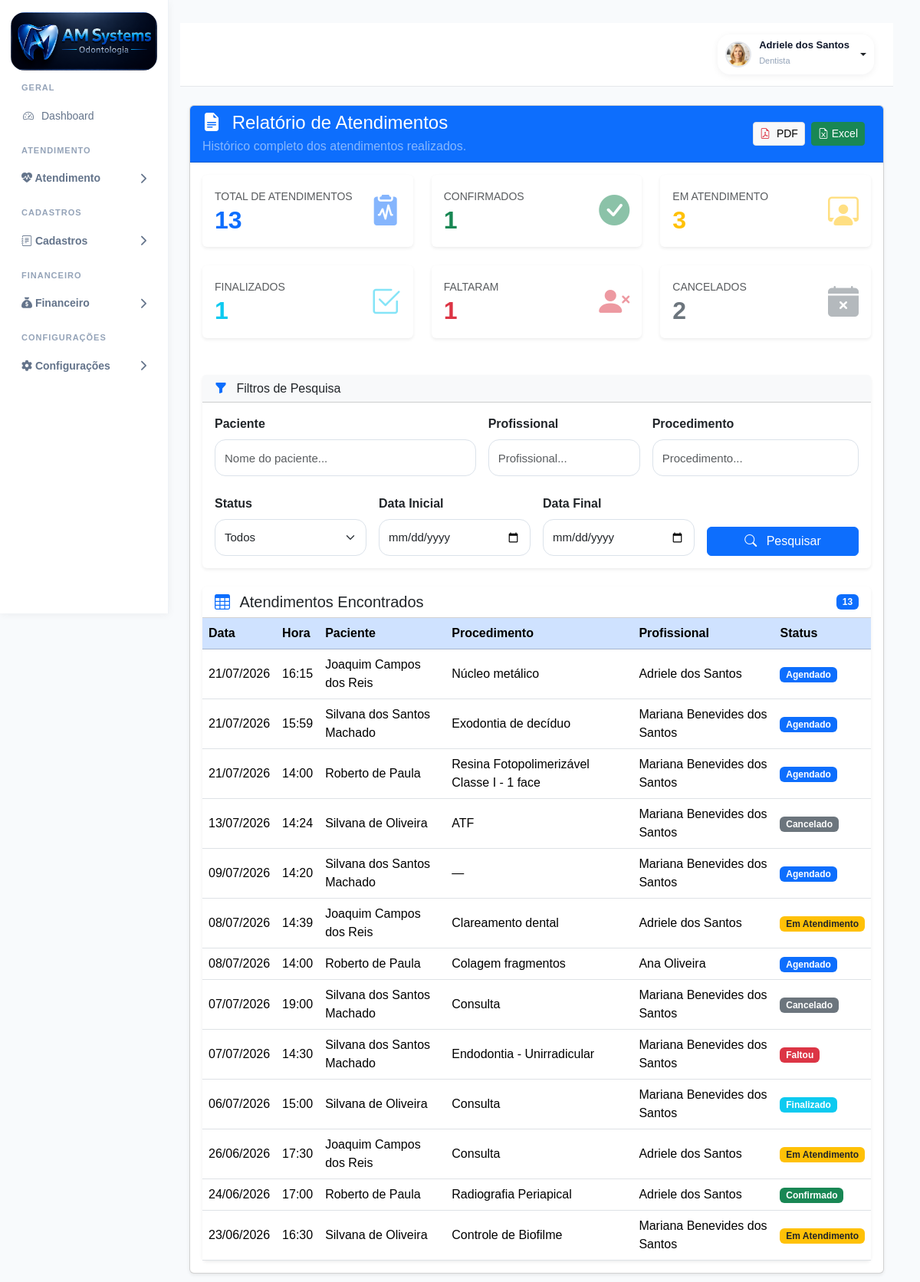
/relatorios/atendimentos/ (signed in), run on an earlier commit of the app's database.
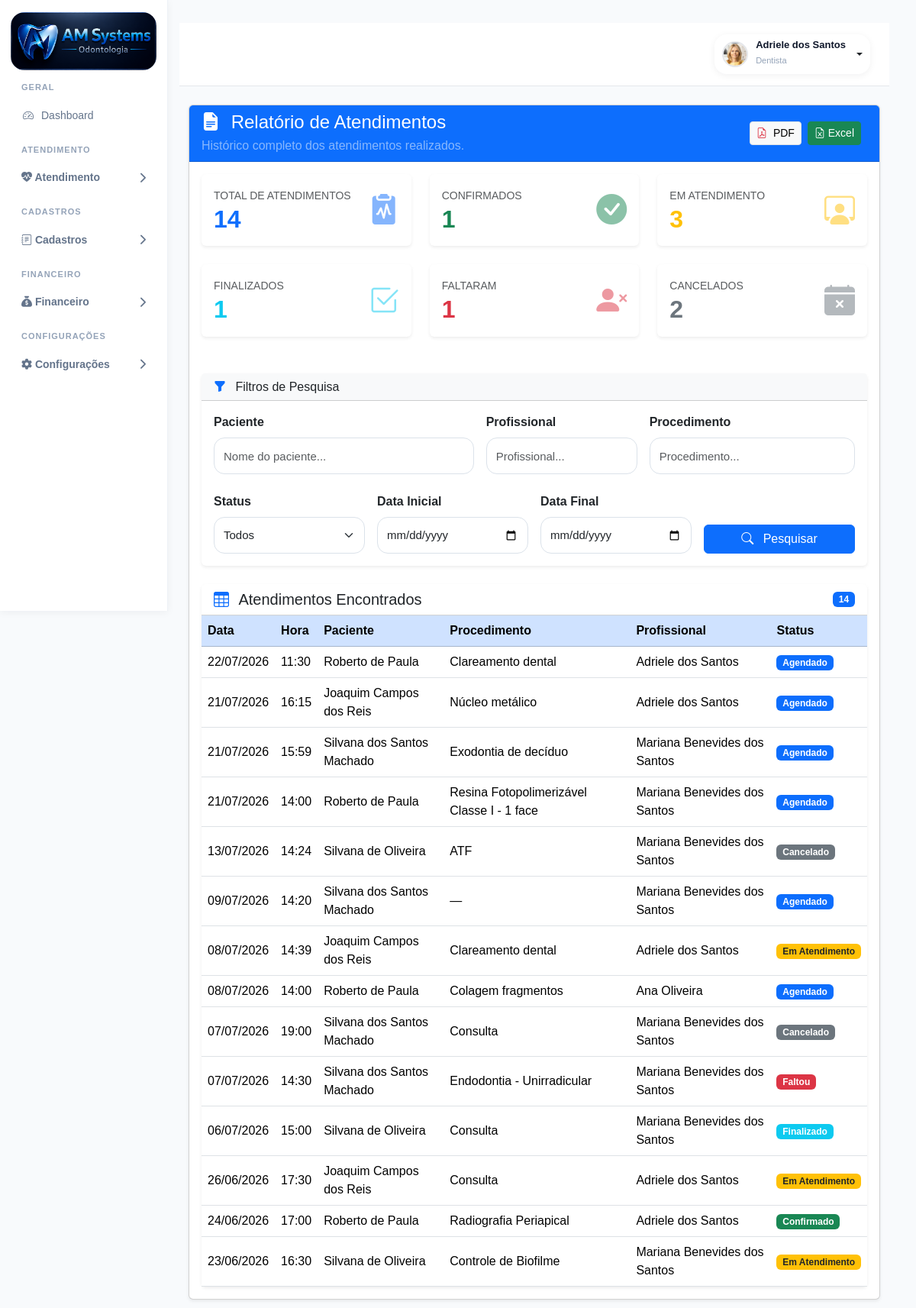
And on a later commit of the database.
### agenda/models.py (models this page shows, shortened)
class Agendamento(models.Model):
    STATUS_CHOICES = [
        ("agendado", "Agendado"),
        ("confirmado", "Confirmado"),
        ("atendimento", "Em Atendimento"),
        ("finalizado", "Finalizado"),
        ("faltou", "Faltou"),
        ("cancelado", "Cancelado"),
    ]
    paciente = models.ForeignKey(
        Paciente,
        on_delete=models.CASCADE,
        related_name="agendamentos",
    )
    profissional = models.ForeignKey(
        Profissional,
        on_delete=models.PROTECT,
        related_name="agendamentos",
    )
    procedimento = models.ForeignKey(
        Procedimento,
        on_delete=models.SET_NULL,
        null=True,
        blank=True,
    )
    data = models.DateField()
    hora_inicio = models.TimeField()
    duracao = models.PositiveIntegerField(
        default=60,
        help_text="Duração em minutos",
    )
    observacoes = models.TextField(
        blank=True,
    )
    status = models.CharField(
        max_length=20,
        choices=STATUS_CHOICES,
        default="agendado",
    )
    criado_em = models.DateTimeField(
        auto_now_add=True,
    )
    atualizado_em = models.DateTimeField(
        auto_now=True,
    )
    class Meta:
        ordering = [
            "data",
            "hora_inicio",
        ]
        verbose_name = "Agendamento"
        verbose_name_plural = "Agendamentos"

class Profissional(models.Model):
    usuario = models.OneToOneField(
        User,
        on_delete=models.SET_NULL,
        null=True,
        blank=True,
        related_name="profissional",
    )
    nome = models.CharField(
        max_length=200
    )
    especialidade = models.CharField(
        max_length=100,
        blank=True,
    )
    telefone = models.CharField(
        max_length=20,
        blank=True,
    )
    email = models.EmailField(
        blank=True,
    )
    cor_agenda = models.CharField(
        max_length=20,
        default="#2563eb",
    )
    ativo = models.BooleanField(
        default=True,
    )
    criado_em = models.DateTimeField(
        auto_now_add=True,
    )
    class Meta:
        ordering = ["nome"]
        verbose_name = "Profissional"
        verbose_name_plural = "Profissionais"

### accounts/models.py (models this page shows, shortened)
class Paciente(models.Model):
    foto = models.ImageField(
        upload_to='pacientes/',
        blank=True,
        null=True
    )
    nome = models.CharField(
        max_length=200
    )
    cpf = models.CharField(
        max_length=14,
        blank=True,
        null=True
    )
    rg = models.CharField(
        max_length=20,
        blank=True,
        null=True
    )
    nascimento = models.DateField(
        blank=True,
        null=True
    )
    genero = models.CharField(
        max_length=20,
        blank=True,
        null=True
    )
    estado_civil = models.CharField(
        max_length=30,
        blank=True,
        null=True
    )
    profissao = models.CharField(
        max_length=100,
        blank=True,
        null=True
    )
    telefone = models.CharField(
        "Telefone",
        max_length=20,
        blank=True,
        null=True,
    )
    whatsapp = models.CharField(
        "WhatsApp",
        max_length=20,
        blank=True,
        null=True,
    )
    email = models.EmailField(
        "E-mail",
        blank=True,
        null=True,
    )
    cep = models.CharField(
        "CEP",
        max_length=10,
        blank=True,
        null=True,
    )
    endereco = models.CharField(
        "Endereço",
        max_length=255,
        blank=True,
        null=True,
    )
    numero = models.CharField(
        "Número",
        max_length=20,
        blank=True,
        null=True,
    )
    complemento = models.CharField(
        "Complemento",
        max_length=100,
        blank=True,
        null=True,
    )
    bairro = models.CharField(
        "Bairro",
        max_length=100,
        blank=True,
        null=True,
    )
    cidade = models.CharField(
        "Cidade",
        max_length=100,
        blank=True,
        null=True,
        db_index=True,
    )
    estado = models.CharField(
        "UF",
        max_length=2,
        blank=True,
        null=True,
    )
    convenio = models.CharField(
        "Convênio",
        max_length=100,
        blank=True,
        null=True,
    )
    carteirinha = models.CharField(
        "Carteirinha",
        max_length=100,
        blank=True,
        null=True,
    )
    alergias = models.TextField(
        "Alergias",
        blank=True,
        null=True,
    )
    medicamentos = models.TextField(
        "Medicamentos em uso",
        blank=True,
        null=True,
    )
    observacoes = models.TextField(
        "Observações",
        blank=True,
        null=True,
    )
    responsavel = models.CharField(
        "Responsável",
        max_length=200,
        blank=True,
        null=True,
    )
    cpf_responsavel = models.CharField(
        "CPF do Responsável",
        max_length=14,
        blank=True,
        null=True,
    )
    telefone_responsavel = models.CharField(
        "Telefone do Responsável",
        max_length=20,
        blank=True,
        null=True,
    )
    dentista = models.ForeignKey(
        User,
        verbose_name="Dentista Responsável",
        on_delete=models.SET_NULL,
        null=True,
        blank=True,
        related_name="pacientes_responsavel",
    )
    ativo = models.BooleanField(
        default=True,
    )
    criado_em = models.DateTimeField(
        auto_now_add=True,
    )
    atualizado_em = models.DateTimeField(
        auto_now=True,
    )

class Procedimento(models.Model):
    CATEGORIAS = [
        ('diagnostico', 'Diagnóstico'),
        ('dentistica', 'Dentística'),
        ('endodontia', 'Endodontia'),
        ('periodontia', 'Periodontia'),
        ('cirurgia', 'Cirurgia'),
        ('protese', 'Prótese'),
        ('implantodontia', 'Implantodontia'),
        ('ortodontia', 'Ortodontia'),
        ('geral', 'Geral')
    ]
    TIPOS = [
        ('dente', 'Por Dente'),
        ('hemiarcada', 'Hemi-Arcada'),
        ('geral', 'Geral'),
        ('cirurgia', 'Cirurgia')
    ]
    POSICOES = [
        ('coroa', 'Coroa'),
        ('raiz', 'Raiz'),
        ('oclusal', 'Oclusal'),
        ('vestibular', 'Vestibular'),
        ('lingual', 'Lingual'),
        ('centro', 'Centro')
    ]
    STATUS = [
        ('realizar', 'A Realizar'),
        ('andamento', 'Em Andamento'),
        ('realizado', 'Realizado'),
        ('cancelado', 'Cancelado'),
        ('reavaliar', 'Reavaliar')
    ]
    nome = models.CharField(
        max_length=255
    )
    categoria = models.CharField(
        max_length=100,
        choices=CATEGORIAS,
        default='geral'
    )
    tipo = models.CharField(
        max_length=50,
        choices=TIPOS,
        default='dente'
    )
    status = models.CharField(
        max_length=30,
        choices=STATUS,
        default='realizar'
    )
    icone = models.CharField(
        max_length=100,
        blank=True,
        null=True
    )
    arquivo_icone = models.CharField(
        max_length=255,
        blank=True,
        null=True
    )
    posicao_icone = models.CharField(
        max_length=30,
        choices=POSICOES,
        default='centro'
    )
    valor_particular = models.DecimalField(
        max_digits=10,
        decimal_places=2,
        default=0
    )
    valor_convenio = models.DecimalField(
        max_digits=10,
        decimal_places=2,
        default=0
    )
    tempo_estimado = models.IntegerField(
        default=60,
        help_text='Tempo em minutos'
    )
    custo_clinico = models.DecimalField(
        max_digits=10,
        decimal_places=2,
        default=0
    )
    ativo = models.BooleanField(
        default=True
    )
    ordem = models.IntegerField(
        default=0
    )
    criado_em = models.DateTimeField(
        auto_now_add=True
    )
    class Meta:
        ordering = ['categoria', 'ordem', 'nome']
        verbose_name = 'Procedimento'
        verbose_name_plural = 'Procedimentos'

### accounts/views.py (the view)
@login_required
def relatorio_atendimentos(request):
    context = obter_dados_atendimentos(request)
    context.update({
        "config": ConfiguracaoClinica.objects.first(),
        "titulo_relatorio": "RELATÓRIO DE ATENDIMENTOS",
        "data_emissao": timezone.localtime(),
    })
    return render(
        request,
        "accounts/relatorios/atendimentos.html",
        context,
    )

### accounts/templates/accounts/relatorios/atendimentos.html (shortened to what the changed rows need)
{% extends 'accounts/base.html' %}
{% load static %}
{% block content %}
<div class="container-fluid mt-4">
    <div class="card shadow-sm">
        <div class="card-body">
            <div class="row g-4 mb-5">
                <div class="col-xl-4 col-md-6">
                    <div class="card border-0 shadow-sm h-100">
                        <div class="card-body d-flex justify-content-between align-items-center">
                            <div>
                                <small class="text-muted text-uppercase">
                                    Total de Atendimentos
                                </small>
                                <h2 class="fw-bold text-primary mb-0">
                                    {{ total_atendimentos }}
                                </h2>
                            </div>
                        </div>
                    </div>
                </div>
                <div class="col-xl-4 col-md-6">
                    <div class="card border-0 shadow-sm h-100">
                        <div class="card-body d-flex justify-content-between align-items-center">
                            <div>
                                <h2 class="fw-bold text-success mb-0">
                                    {{ total_confirmados }}
                                </h2>
                            </div>
                        </div>
                    </div>
                </div>
                <div class="col-xl-4 col-md-6">
                    <div class="card border-0 shadow-sm h-100">
                        <div class="card-body d-flex justify-content-between align-items-center">
                            <div>
                                <h2 class="fw-bold text-warning mb-0">
                                    {{ total_atendimento }}
                                </h2>
                            </div>
                        </div>
                    </div>
                </div>
                <div class="col-xl-4 col-md-6">
                    <div class="card border-0 shadow-sm h-100">
                        <div class="card-body d-flex justify-content-between align-items-center">
                            <div>
                                <h2 class="fw-bold text-info mb-0">
                                    {{ total_finalizados }}
                                </h2>
                            </div>
                        </div>
                    </div>
                </div>
                <div class="col-xl-4 col-md-6">
                    <div class="card border-0 shadow-sm h-100">
                        <div class="card-body d-flex justify-content-between align-items-center">
                            <div>
                                <h2 class="fw-bold text-danger mb-0">
                                    {{ total_faltou }}
                                </h2>
                            </div>
                        </div>
                    </div>
                </div>
                <div class="col-xl-4 col-md-6">
                    <div class="card border-0 shadow-sm h-100">
                        <div class="card-body d-flex justify-content-between align-items-center">
                            <div>
                                <h2 class="fw-bold text-secondary mb-0">
                                    {{ total_cancelados }}
                                </h2>
                            </div>
                        </div>
                    </div>
                </div>
            </div>
            <div class="card border-0 shadow-sm">
                <div class="card-header bg-white d-flex justify-content-between align-items-center">
                    <h5 class="mb-0">
                        <i class="bi bi-table text-primary me-2"></i>
                        Atendimentos Encontrados
                    </h5>
                    <span class="badge bg-primary">
                        {{ total_atendimentos }}
                    </span>
                </div>
                <div class="table-responsive">
                    <table class="table table-hover align-middle mb-0">
                        <thead class="table-primary">
                            <tr>
                                <th>Data</th>
                                <th>Hora</th>
                                <th>Paciente</th>
                                <th>Procedimento</th>
                                <th>Profissional</th>
                                <th>Status</th>
                            </tr>
                        </thead>
                        <tbody>
                            {% for atendimento in atendimentos %}
                            <tr>
                                <td>
                                    {{ atendimento.data|date:"d/m/Y" }}
                                </td>
                                <td>
                                    {{ atendimento.hora_inicio|time:"H:i" }}
                                </td>
                                <td>
                                    {{ atendimento.paciente.nome }}
                                </td>
                                <td>
                                    {% if atendimento.procedimento %}
                                    {{ atendimento.procedimento.nome }}
                                    {% else %}
                                    —
                                    {% endif %}
                                </td>
                                <td>
                                    {{ atendimento.profissional.nome }}
                                </td>
                                <td>
                                    {% if atendimento.status == "agendado" %}
                                    <span class="badge bg-primary">
                                        Agendado
                                    </span>
                                    {% elif atendimento.status == "confirmado" %}
                                    <span class="badge bg-success">
                                        Confirmado
                                    </span>
                                    {% elif atendimento.status == "atendimento" %}
                                    <span class="badge bg-warning text-dark">
                                        Em Atendimento
                                    </span>
                                    {% elif atendimento.status == "finalizado" %}
                                    <span class="badge bg-info">
                                        Finalizado
                                    </span>
                                    {% elif atendimento.status == "faltou" %}
                                    <span class="badge bg-danger">
                                        Faltou
                                    </span>
                                    {% else %}
                                    <span class="badge bg-secondary">
                                        Cancelado
                                    </span>
                                    {% endif %}
                                </td>
                            </tr>
                            {% empty %}
                            <tr>
                                <td colspan="6" class="text-center py-4">
                                    Nenhum atendimento encontrado.
                                </td>
                            </tr>
                            {% endfor %}
                        </tbody>
                    </table>
                </div>
            </div>
        </div>
    </div>
</div>
{% endblock %}

What changed in the data, as far as the page shows it:
added Agendamento: data "22/07/2026", hora_inicio "11:30", paciente.nome "Roberto de Paula", procedimento.nome "Clareamento dental", profissional.nome "Adriele dos Santos", status "Agendado"
Also different on the page:
{{ total_atendimentos }}: "13" → "14"
